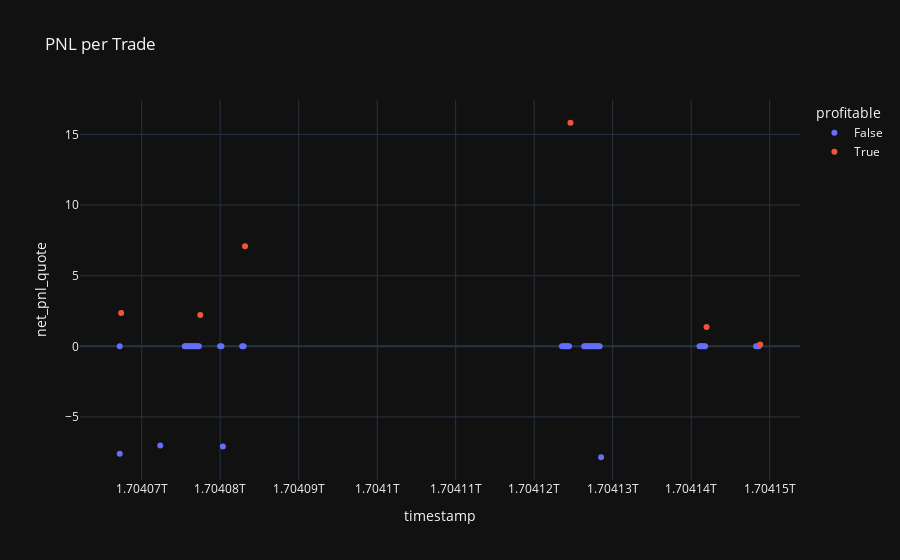

Notebook cell for this chart:
### Markdown cell above
### Scatter of PNL per Trade
This bar chart illustrates the PNL for each individual trade. Positive PNLs are shown in green and negative PNLs in red, providing a clear view of profitable vs. unprofitable trades.

### Code cell
import plotly.express as px

executors_df = pd.DataFrame(ei.to_dict() for ei in backtesting_results["executors"])
executors_df["profitable"] = executors_df["net_pnl_quote"] > 0

fig = px.scatter(executors_df,  x="timestamp", y='net_pnl_quote', title='PNL per Trade',
             color='profitable', color_continuous_scale=['red', 'green'])
fig.show()

### Figure 1 — Plotly figure (JSON) as saved in the notebook; plotly's stock layout.template omitted (floating-point values rounded to 4 significant figures)
{"data": [{"hovertemplate": "profitable=False<br>timestamp=%{x}<br>net_pnl_quote=%{y}<extra></extra>", "legendgroup": "False", "marker": {"color": "#636efa", "symbol": "circle"}, "mode": "markers", "name": "False", "orientation": "h", "showlegend": true, "x": [1704000000000.0, 1704000000000.0, 1704000000000.0, 1704000000000.0, 1704000000000.0, 1704000000000.0, 1704000000000.0, 1704000000000.0, 1704000000000.0, 1704000000000.0, 1704000000000.0, 1704000000000.0, 1704000000000.0, 1704000000000.0, 1704000000000.0, 1704000000000.0, 1704000000000.0, 1704000000000.0, 1704000000000.0, 1704000000000.0, 1704000000000.0, 1704000000000.0, 1704000000000.0, 1704000000000.0, 1704000000000.0, 1704000000000.0, 1704000000000.0, 1704000000000.0, 1704000000000.0, 1704000000000.0, 1704000000000.0, 1704000000000.0, 1704000000000.0, 1704000000000.0, 1704000000000.0, 1704000000000.0, 1704000000000.0, 1704000000000.0, 1704000000000.0, 1704000000000.0, 1704000000000.0, 1704000000000.0, 1704000000000.0, 1704000000000.0, 1704000000000.0, 1704000000000.0], "xaxis": "x", "y": [0.0, -7.612, 0.0, 0.0, 0.0, 0.0, 0.0, -7.015, 0.0, 0.0, 0.0, 0.0, 0.0, 0.0, 0.0, 0.0, 0.0, 0.0, -7.097, 0.0, 0.0, 0.0, 0.0, 0.0, 0.0, 0.0, 0.0, 0.0, 0.0, 0.0, 0.0, 0.0, 0.0, 0.0, 0.0, 0.0, 0.0, -7.854, 0.0, 0.0, 0.0, 0.0, 0.0, 0.0, 0.0, 0.0], "yaxis": "y", "type": "scatter"}, {"hovertemplate": "profitable=True<br>timestamp=%{x}<br>net_pnl_quote=%{y}<extra></extra>", "legendgroup": "True", "marker": {"color": "#EF553B", "symbol": "circle"}, "mode": "markers", "name": "True", "orientation": "h", "showlegend": true, "x": [1704000000000.0, 1704000000000.0, 1704000000000.0, 1704000000000.0, 1704000000000.0, 1704000000000.0], "xaxis": "x", "y": [2.361, 2.212, 7.085, 15.83, 1.364, 0.1282], "yaxis": "y", "type": "scatter"}], "layout": {"xaxis": {"anchor": "y", "domain": [0.0, 1.0], "title": {"text": "timestamp"}}, "yaxis": {"anchor": "x", "domain": [0.0, 1.0], "title": {"text": "net_pnl_quote"}}, "legend": {"title": {"text": "profitable"}, "tracegroupgap": 0}, "title": {"text": "PNL per Trade"}}}
